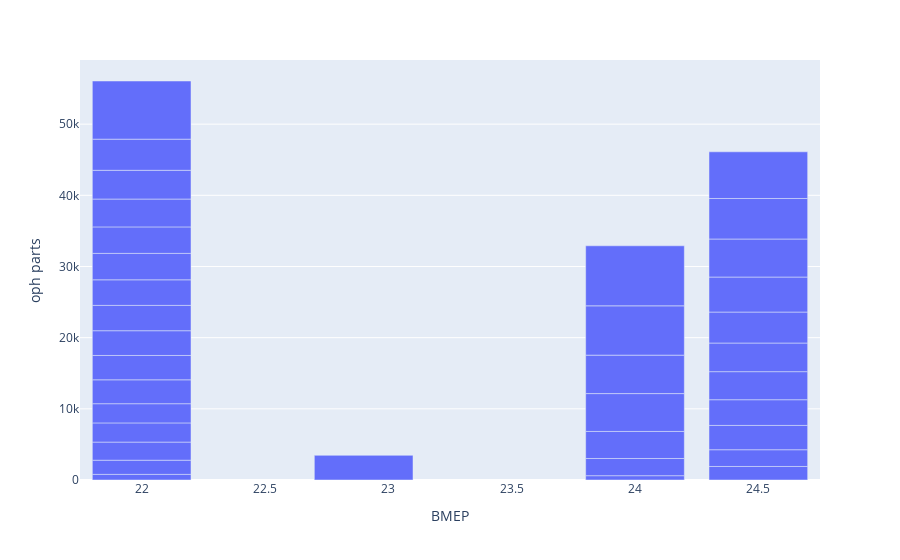

The notebook cell saved with this chart:
### Code cell
px.bar(dd, x="BMEP", y="oph parts")

### Figure 1 — Plotly figure (JSON) as saved in the notebook; plotly's stock layout.template omitted (floating-point values rounded to 4 significant figures)
{"data": [{"alignmentgroup": "True", "hovertemplate": "BMEP=%{x}<br>oph parts=%{y}<extra></extra>", "legendgroup": "", "marker": {"color": "#636efa"}, "name": "", "offsetgroup": "", "orientation": "v", "showlegend": false, "textposition": "auto", "type": "bar", "x": [24, 22, 24.5, 22, 24.5, 24, 22, 22, 22, 22, 24.5, 22, 22.9, 22, 22, 22, 24.5, 22, 22, 24, 22, 24.5, 24.5, 22, 24.5, 22, 24.5, 24, 24.5, 24, 24.5, 24.5, 24, 22, 24], "xaxis": "x", "y": [607, 789, 1899, 1993, 2354, 2415, 2546, 2693, 2701, 3357, 3417, 3420, 3467, 3478, 3558, 3593, 3612, 3714, 3721, 3799, 3915, 3942, 4023, 4039, 4352, 4373, 4919, 5321, 5343, 5402, 5693, 6559, 6930, 8173, 8434], "yaxis": "y"}], "layout": {"barmode": "relative", "legend": {"tracegroupgap": 0}, "margin": {"t": 60}, "xaxis": {"anchor": "y", "domain": [0, 1], "title": {"text": "BMEP"}}, "yaxis": {"anchor": "x", "domain": [0, 1], "title": {"text": "oph parts"}}}}
